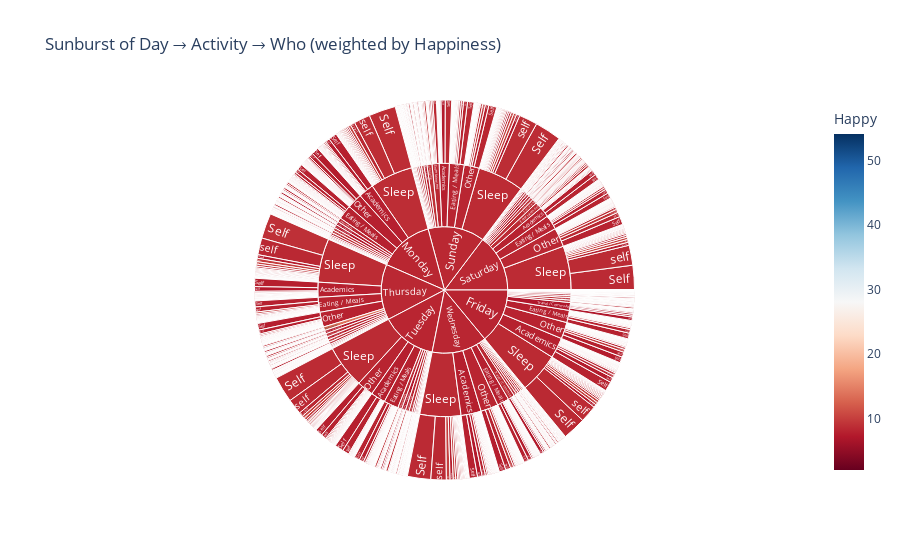

The code cell stored with this chart in its notebook:
### Markdown cell above
**Sunburst Chart (Time → Activity → Who)**

### Code cell
import plotly.express as px

fig = px.sunburst(
    cleaned_data,
    path=['Day', 'Activity_Cleaned', 'Who'],
    values='Happy',
    color='Happy',
    color_continuous_scale='RdBu',
    title='Sunburst of Day → Activity → Who (weighted by Happiness)'
)
fig.show()

### Figure 1 — Plotly figure (JSON) as saved in the notebook; plotly's stock layout.template omitted (floating-point values rounded to 4 significant figures; data arrays with more than 128 entries replaced by an {"elided": "..."} marker saying what was removed)
{"data": [{"branchvalues": "total", "customdata": {"elided": "2576x1 float values"}, "domain": {"x": [0, 1], "y": [0, 1]}, "hovertemplate": "labels=%{label}<br>Happy_sum=%{value}<br>parent=%{parent}<br>id=%{id}<br>Happy=%{color}<extra></extra>", "ids": {"elided": "2576 str values"}, "labels": {"elided": "2576 str values"}, "marker": {"coloraxis": "coloraxis", "colors": {"elided": "2576 float values"}}, "name": "", "parents": {"elided": "2576 str values"}, "type": "sunburst", "values": {"elided": "2576 float values"}}], "layout": {"coloraxis": {"colorbar": {"title": {"text": "Happy"}}, "colorscale": [[0, "rgb(103,0,31)"], [0.1, "rgb(178,24,43)"], [0.2, "rgb(214,96,77)"], [0.3, "rgb(244,165,130)"], [0.4, "rgb(253,219,199)"], [0.5, "rgb(247,247,247)"], [0.6, "rgb(209,229,240)"], [0.7, "rgb(146,197,222)"], [0.8, "rgb(67,147,195)"], [0.9, "rgb(33,102,172)"], [1, "rgb(5,48,97)"]]}, "legend": {"tracegroupgap": 0}, "title": {"text": "Sunburst of Day → Activity → Who (weighted by Happiness)"}}}
